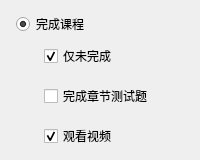
                <widget class="QFrame" name="frame_complete_course">
                 <property name="styleSheet">
                  <string notr="true">#frame_complete_course {
    background-color: #ffffff;
    border: 1px solid #e0e3e8;
    border-radius: 10px;
    padding: 16px;
}</string>
                 </property>
                 <layout class="QVBoxLayout" name="verticalLayout_completeCourse">
                  <property name="spacing">
                   <number>8</number>
                  </property>
                  <property name="leftMargin">
                   <number>16</number>
                  </property>
                  <property name="topMargin">
                   <number>12</number>
                  </property>
                  <property name="rightMargin">
                   <number>16</number>
                  </property>
                  <property name="bottomMargin">
                   <number>12</number>
                  </property>
                  <item alignment="Qt::AlignmentFlag::AlignTop">
                   <widget class="QRadioButton" name="radio_complete_course">
                    <property name="text">
                     <string>完成课程</string>
                    </property>
                    <property name="checked">
                     <bool>true</bool>
                    </property>
                    <attribute name="buttonGroup">
                     <string notr="true">buttonGroup_2</string>
                    </attribute>
                   </widget>
                  </item>
                  <item>
                   <layout class="QVBoxLayout" name="verticalLayout">
                    <property name="spacing">
                     <number>16</number>
                    </property>
                    <property name="leftMargin">
                     <number>28</number>
                    </property>
                    <item>
                     <widget class="QCheckBox" name="checkbox_only_unfinished_course">
                      <property name="text">
                       <string>仅未完成</string>
                      </property>
                      <property name="checked">
                       <bool>true</bool>
                      </property>
                     </widget>
                    </item>
                    <item>
                     <widget class="QCheckBox" name="checkbox_complete_test">
                      <property name="text">
                       <string>完成章节测试题</string>
                      </property>
                     </widget>
                    </item>
                    <item>
                     <widget class="QCheckBox" name="checkbox_watch_video">
                      <property name="text">
                       <string>观看视频</string>
                      </property>
                      <property name="checked">
                       <bool>true</bool>
                      </property>
                     </widget>
                    </item>
                   </layout>
                  </item>
                 </layout>
                </widget>
